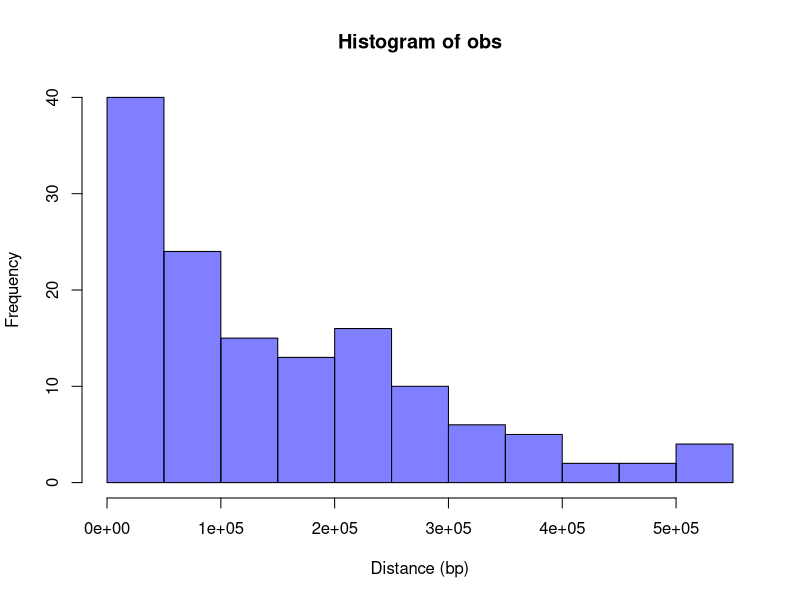
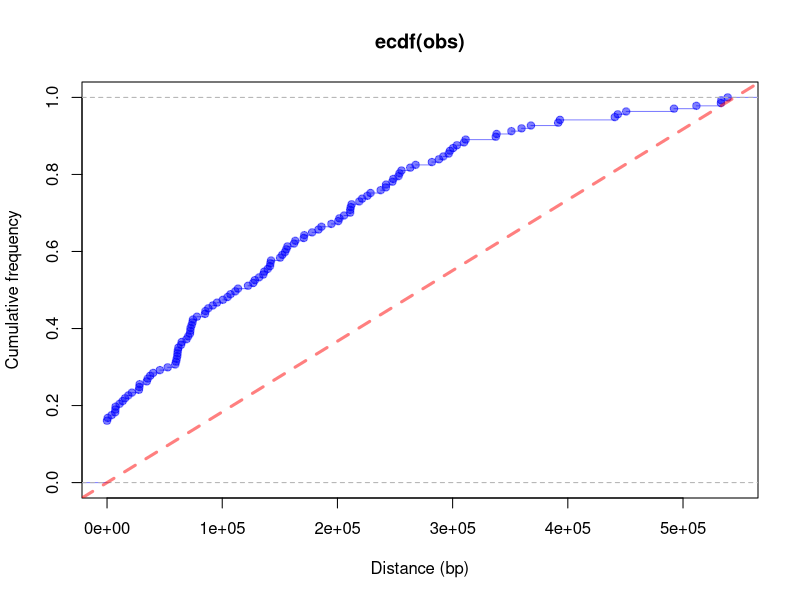
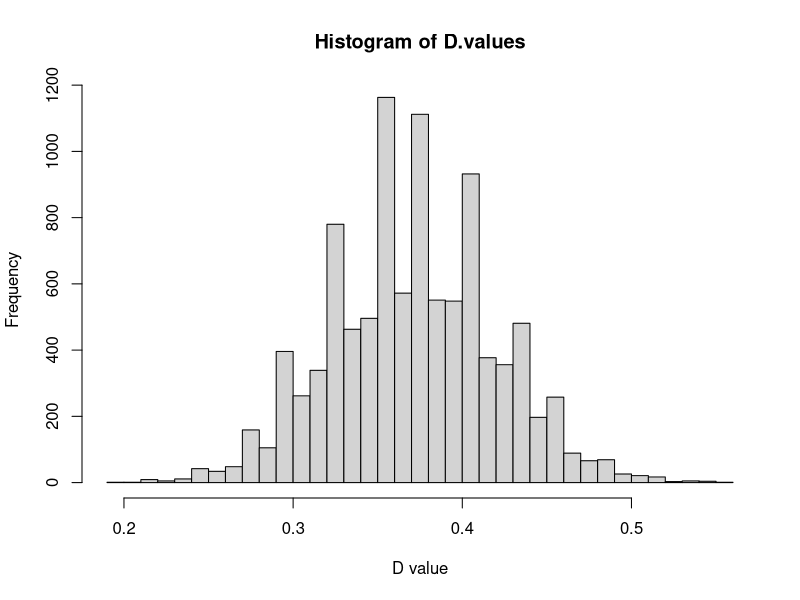
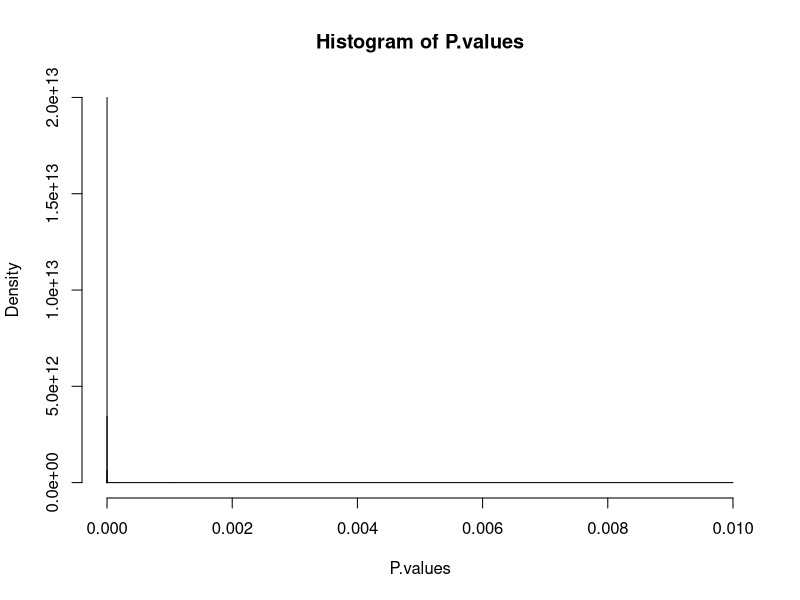
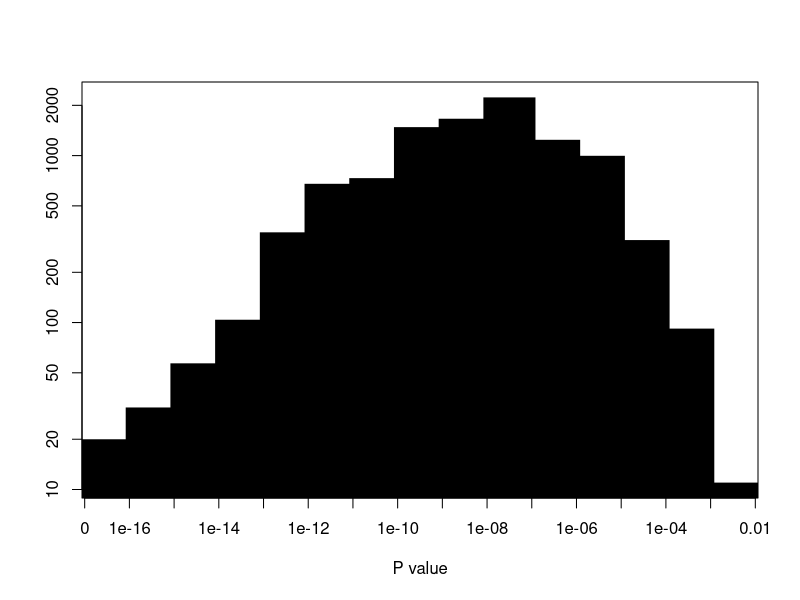

The R source for these figures, in order:
## distri-difference-ks-test_example-1.R
##
## Author: Nouri BEN ZAKOUR
## Affiliations: University of Queensland
##

## PURPOSE: Statitical evaluation of the distribution bias of distances between RECs regions and MGEs

##
## ATTENTION: The following script is tailored to suit a particular example. A more generic script is also available. 
## Data used here is specific to the generation of Panel A to D of Figure SX in Petty, Ben Zakour et al. 2014 (submitted).
##


# 1) input list of N real REC-MGE distances between REC and closest MGE we observed in the object "obs"
# N=137 <=> 115 non overlapping REC regions + 22 overlapping REC regions
# real REC-MGE distances were calculated separately

obs <- c(0, 0, 0, 0, 0, 0, 0, 0, 0, 0, 0, 0, 0, 0, 0, 0, 0, 0, 0, 0, 0, 0,170801,186128,211084,242215,253014,303737,337461,350992,
         492157,511598,532941,538831,533200,450664,443420,440807,393183,391627,367958,359850,338173,309913,296565,211592,52655,
         60464,64254,74168,87883,100516,40005,28024,7059,608,21563,45859,74610,78027,171177,212373,126899,113694,95449,85393,18452
         ,7446,3972,13563,27646,28321,34496,35337,37459,59899,60935,61193,61483,61936,70444,71957,154479,156624,163400,128304,7223,
         10852,228755,237573,242053,221465,211032,194760,178056,150238,91789,111287,132009,136389,141773,311311,297727,291897,
         200720,183559,141463,139466,72490,72281,68988,64811,15622,59191,73425,104602,107151,122394,155598,162262,218966,225967,
         253884,255604,263169,267865,282022,288138,300438,248507,247666,205767,201703,152115,142401,135613,85017)


# 2) generate a random set of N distances within the range (0,M) corresponding to all the possible distances observable between a REC and a MGE.
# In other words, we consider the same MGE positions, and we just randomely select REC-MGE distances fitting in the intervals.
# The maximal value M corresponds to the maximal distance max_REC-MGE a randomly selected REC can be from a real MGE 
# i.e. M = max_REC-MGE distance between 2 MGEs minus the min REC_size observed, then divided by 2

# In this data, the maximal distance observed is between GI-leuX and PHI1, i.e. 1089739 bp, 
# and the min_REC_size observed is 9 bp

max_REC_MGE <- 1089739                                  # maximal distance observed between 2 MGEs
min_REC_size <- 9                                       # minimum size of a REC region
M <- as.integer((max_REC_MGE - min_REC_size)/2)         # maximal distance max_REC-MGE a randomly selected REC can be from a real MGE
N <- 137                                                # number of REC regions                     
rand <- as.integer(runif(N,0,M))                        # generates a uniformally distributed list of integers


# Selected representations of the input data
# 3.1) Generates panel A "Frequency histogram"

hist(obs, col=rgb(0,0,1,0.5), xlab="Distance (bp)")


# 3.2) Generates panel B "Empirical Cumulative Distribution Function Plots for observed vs theoritical uniform distributions"

plot(ecdf(obs), xlim = range(c(obs,rand)), col=rgb(0,0,1,0.5), xlab = "Distance (bp)", ylab = "Cumulative frequency")
abline(0,1/M, col=rgb(1,0,0,0.5), lwd=3, lty=2)         # theoritical CDF


# 4) Statistical evaluation of the difference (and possibly direction of difference) between the (obs) and (rand) data

# 4.1) Two-sample Kolmogorov–Smirnov test (K-S test)

    # PRINCIPLE: The two-sample Kolmogorov-Smirnov test compares the cumulative distribution of two data sets, 
    # and computes a D value and a P value that depend on the largest discrepancy between distributions. 
    # It is used to test whether two samples are drawn from an identical continuous distributions.
    # The possible values i) "two.sided", ii) "less" and iii) "greater" of alternatives specify the null hypothesis that 
    # the true distribution function of x is i) equal to, ii) not less than or iii) not greater than the hypothesized distribution function 
    # (one-sample case) or the distribution function of y (two-sample case), respectively. 
    # ADVANTAGE: It is a non-parametric test that doesn't assume a particular distribution for the data 
    # except that it should be continuous.
    # CAUTION: ties are not handled, unless data is resampled.

# K-S test without data resampling for preliminary hypothesis testing
    # test 1: null hypothesis is rejected
    # test 2: confirms the alternative = "greater", which includes distributions for which x is stochastically smaller than y 
    # (in other words, the Cumulative Distribution Function of x lies above that of y)

ks.test(obs,rand)
ks.test(obs,rand, alternative="greater")


# 4.2) One-sample K-S test, comparing the observed distribution to the cumulative uniform distribution function ("punif"):
   
# K-S test with data resampling
       
R=9999                                                  # the number of replicates - 1

D.values = numeric(R)                                   # to store the D value results
P.values = numeric(R)                                   # to store the P value results
for(i in 1:R) { 
  obsS = sample(obs, size=N, replace=T)                 # obs data resampling
  randS = as.integer(runif(N,0,M))                      # random data resamling
  kstest <- ks.test(obsS,randS,alternative="greater")   # K-S test
  D.values[i] = kstest$statistic                        # D value stored
  P.values[i] = kstest$p.value                          # P value stored
}


# Generates panel C: "Distribution of P-value for 10,000 replicates"       
hist(D.values, breaks=30, xlab="D value")

# Determine mean and standard deviation for D value       
mean(D.values)  #mean
sd(D.values)    #sd


# Generates panel D: "Distribution of P-value for 10,000 replicates"
       # x-axis changed to a logarithmic scale (log 10)
       
breaks = c(0, 1e-16, 1e-15, 1e-14, 1e-13, 1e-12, 1e-11, 1e-10, 1e-09, 1e-08, 1e-07, 1e-06, 1e-05, 1e-04, 1e-03, 1e-02)
Pvalues_hist <- hist(P.values,
     breaks = c(0, 1e-16, 1e-15, 1e-14, 1e-13, 1e-12, 1e-11, 1e-10, 1e-09, 1e-08, 1e-07, 1e-06, 1e-05, 1e-04, 1e-03, 1e-02))
plot(Pvalues_hist$count, log= "y", type='h', lwd=50, lend=1, lty=1, col="black", xlab="P value", ylab="", xaxt="n")
axis(1,at=0.5:15.5,label=breaks)
       
# Determine mean and standard deviation for P value  
mean(P.values)  #mean
sd(P.values)    #sd
